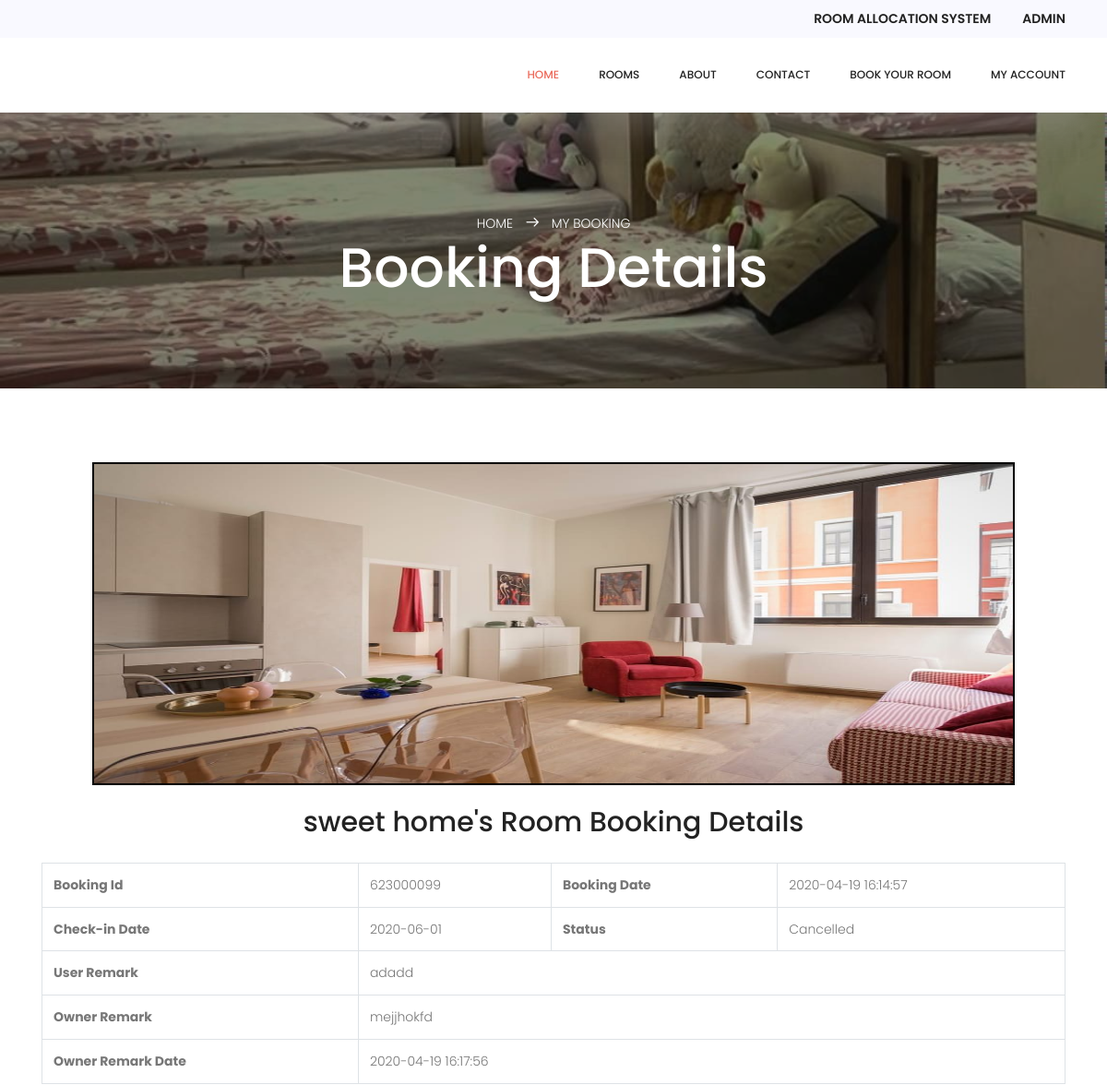
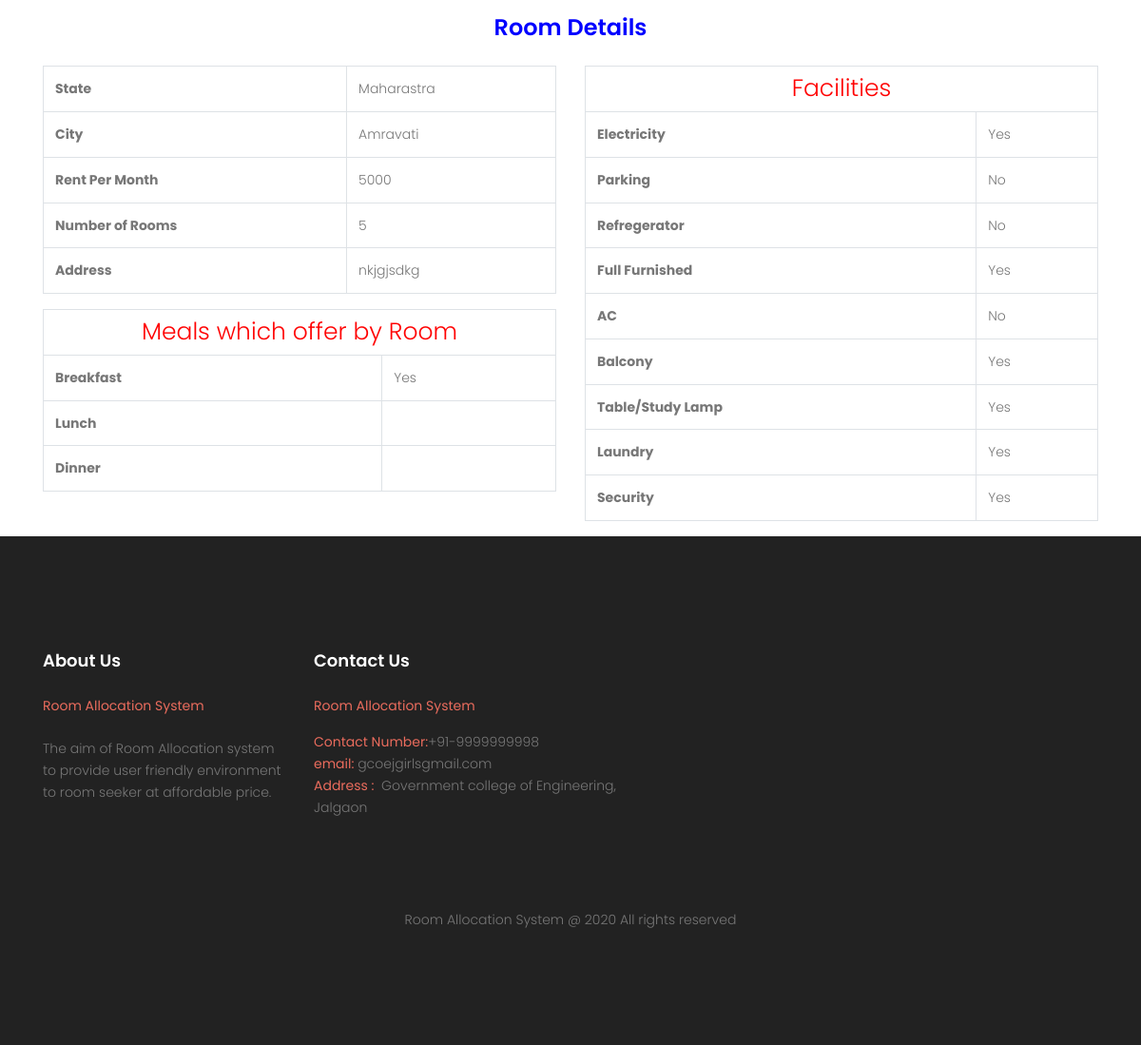
Screenshot of /booking-details.php?bkid=28 (signed in) with the database file from the repository (2 pictures, top to bottom).
### tables this page shows
CREATE TABLE `tblbookpg` (
  `ID` int(10) NOT NULL,
  `Userid` int(10) DEFAULT NULL,
  `Pgid` int(10) DEFAULT NULL,
  `BookingNumber` int(10) NOT NULL,
  `CheckinDate` date DEFAULT NULL,
  `UserMsg` varchar(250) DEFAULT NULL,
  `BookingDate` timestamp NOT NULL DEFAULT CURRENT_TIMESTAMP,
  `Remark` varchar(50) DEFAULT NULL,
  `Status` varchar(50) DEFAULT NULL,
  `RemDate` timestamp NOT NULL DEFAULT '0000-00-00 00:00:00' ON UPDATE CURRENT_TIMESTAMP
);

CREATE TABLE `tblpg` (
  `ID` int(10) NOT NULL,
  `OwnerID` int(20) NOT NULL,
  `StateName` varchar(200) DEFAULT NULL,
  `CityName` varchar(200) DEFAULT NULL,
  `PGTitle` varchar(200) DEFAULT NULL,
  `Type` varchar(120) DEFAULT NULL,
  `RPmonth` varchar(120) DEFAULT NULL,
  `norooms` varchar(45) DEFAULT NULL,
  `Address` varchar(120) DEFAULT NULL,
  `Image` varchar(200) DEFAULT NULL,
  `Electricity` varchar(40) DEFAULT NULL,
  `Parking` varchar(40) DEFAULT NULL,
  `Refregerator` varchar(40) DEFAULT NULL,
  `Furnished` varchar(40) DEFAULT NULL,
  `AC` varchar(40) DEFAULT NULL,
  `Balcony` varchar(40) DEFAULT NULL,
  `StudyTable` varchar(40) DEFAULT NULL,
  `Laundry` varchar(40) DEFAULT NULL,
  `Security` varchar(40) DEFAULT NULL,
  `MealsBreakfast` varchar(45) DEFAULT NULL,
  `MealLunch` varchar(45) NOT NULL,
  `MealDinner` varchar(45) NOT NULL,
  `RegDate` timestamp NOT NULL DEFAULT CURRENT_TIMESTAMP,
  `IsActive` int(1) DEFAULT NULL,
  `LastUpdationDate` timestamp NULL DEFAULT NULL ON UPDATE CURRENT_TIMESTAMP
);

CREATE TABLE `tblpages` (
  `ID` int(11) NOT NULL,
  `PageType` varchar(200) DEFAULT NULL,
  `PageTitle` mediumtext,
  `PageDescription` mediumtext,
  `UpdationDate` timestamp NULL DEFAULT NULL ON UPDATE CURRENT_TIMESTAMP,
  `Fulfillment` mediumtext NOT NULL,
  `FutureServices` mediumtext NOT NULL
);

### booking-details.php (the view, shortened to what this page needs)
<?php
if (strlen($_SESSION['pgasuid']==0)) {
  header('location:logout.php');
  } else{
?>
<!DOCTYPE html>
<html lang="zxx" class="no-js">
<head>
    <link rel="stylesheet" href="css/linearicons.css">=
    <link rel="stylesheet" href="css/font-awesome.min.css">
    <link rel="stylesheet" href="css/nice-select.css">
    <link rel="stylesheet" href="css/ion.rangeSlider.css" />
    <link rel="stylesheet" href="css/ion.rangeSlider.skinFlat.css" />
    <link rel="stylesheet" href="css/bootstrap.css">
    <link rel="stylesheet" href="css/owl.carousel.css">
    <link rel="stylesheet" href="css/main.css">
</head>
<body>
    <?php include_once('includes/header.php');?>
    <section class="banner-area relative" id="home">
        <div class="overlay overlay-bg"></div>
        <div class="container">
            <div class="row d-flex text-center align-items-center justify-content-center">
                <div class="about-content col-lg-12">
                    <p class="text-white link-nav"><a href="index.php">Home </a>
                        <span class="lnr lnr-arrow-right"></span>
                        <a href="particularpg-details.php">
                            My Booking
                        </a>
                        </p>
                    <h1 class="text-white">
                       Booking Details
                    </h1>
                </div>
            </div>
        </div>
    </section>
    <section class="blog_area single-post-area p_120">
        <div class="container">
            <div class="row mt-80">
                 <?php
 $bookid=intval($_GET['bkid']);
$ret=mysqli_query($con,"select * from tblbookpg join tblpg on tblpg.id=tblbookpg.Pgid where tblbookpg.ID='$bookid'");
while ($row=mysqli_fetch_array($ret)) {
?>
                <div class="col-lg-12 posts-list">
                    <div class="single-post row">
                        <div class="col-lg-12">
                            <div class="feature-img" align="center">
<img src="owner/roomimages/<?php echo $row['Image'];?>" alt="" height='350' width="1000" style="border:#000 solid 2px;" ></div>
 <h2 align="center" style="padding-top:2%"><?php echo $row['PGTitle'];?>'s Room Booking Details</h2>
 </div>
  <div class="col-lg-12 col-md-9 blog_details">
<table border="1" class="table table-bordered mg-b-0">
  <tr>
    <th>Booking Id</th>
    <td><?php  echo $row['BookingNumber'];?></td>
     <th>Booking Date</th>
    <td><?php  echo $row['BookingDate'];?></td>
  </tr>
   <tr>
    <th>Check-in Date</th>
    <td><?php  echo $row['CheckinDate'];?></td>
    <th>Status</th>
    <td><?php if($row['Status']=="")
{
echo "Not Confiremed Yet";
} else {
echo $row['Status'];
}?></td>
  </tr>
  <tr>
    <th>User Remark</th>
    <td colspan="3"><?php  echo $row['UserMsg'];?></td>
  </tr>
   <tr>
       <th>Owner Remark</th>
    <td colspan="3"><?php  echo $row['Remark'];?></td>
  </tr>
<tr>
    <th>Owner Remark Date</th>
    <td colspan="3"><?php  echo $row['RemDate'];?></td>
  </tr>
 </table>
 <h2 align="center" style="color:blue">Room Details</h2>
  </div>
<div class="col-lg-6 col-md-9 blog_details">
<table border="1" class="table table-bordered mg-b-0">
  <tr>
    <th>State</th>
    <td><?php  echo $row['StateName'];?></td>
  </tr>
   <tr>
    <th>City</th>
    <td><?php  echo $row['CityName'];?></td>
  </tr>
  <tr>
    <th>Rent Per Month</th>
    <td><?php  echo $row['RPmonth'];?></td>
  </tr>
   <tr>
    <th>Number of Rooms</th>
    <td><?php  echo $row['norooms'];?></td>
  </tr>
<tr>
    <th>Address</th>
    <td><?php  echo $row['Address'];?></td>
  </tr>
 </table>
  <table border="1" class="table table-bordered mg-b-0">
<tr align="center">
<td style="color: red; font-size: 25px" colspan="2">Meals which offer by Room</td>
</tr>
  <tr>
    <th>Breakfast</th>
    <td><?php  echo $row['MealsBreakfast'];?></td>
  </tr>
  <tr>
    <th>Lunch</th>
    <td><?php  echo $row['MealLunch'];?></td>
  </tr>
  <tr>
    <th>Dinner</th>
    <td><?php  echo $row['MealDinner'];?></td>
  </tr>
   </table>
  </div>
   <div class="col-lg-6 col-md-9 blog_details">
    <table border="1" class="table table-bordered mg-b-0">
<tr align="center">
  <td style="color: red; font-size: 25px" colspan="2">Facilities</td>
</tr>
      <tr>
    <th>Electricity</th>
    <td><?php  echo $row['Electricity'];?></td>
  </tr>
  <tr>
    <th>Parking</th>
    <td><?php  echo $row['Parking'];?></td>
  </tr>
  <tr>
    <th>Refregerator</th>
    <td><?php  echo $row['Refregerator'];?></td>
  </tr>
  <tr>
    <th>Full Furnished</th>
    <td><?php  echo $row['Furnished'];?></td>
  </tr>
  <tr>
    <th>AC</th>
    <td><?php  echo $row['AC'];?></td>
  </tr>
  <tr>
    <th>Balcony</th>
    <td><?php  echo $row['Balcony'];?></td>
  </tr>
  <tr>
    <th>Table/Study Lamp</th>
    <td><?php  echo $row['StudyTable'];?></td>
  </tr>
  <tr>
    <th>Laundry</th>
    <td><?php  echo $row['Laundry'];?></td>
  </tr>
  <tr>
    <th>Security</th>
    <td><?php  echo $row['Security'];?></td>
  </tr>
  </table>
      <?php } ?>
                        </div>
                    </div>
        </div>
    </section>
   <?php include_once('includes/footer.php');?>
</body>
</html>
<?php } ?>

### includes/footer.php (shortened to what this page needs)
<?php
include('includes/dbconnection.php');
?>
<footer class="footer-area section-gap">
		<div class="container">
			<div class="row">
				<div class="col-lg-3 col-md-6 col-sm-6">
					<div class="single-footer-widget">
						<?php
$ret=mysqli_query($con,"select * from tblpages where PageType='aboutus'");
while ($row=mysqli_fetch_array($ret)) {
?>
						<h6><?php  echo $row['PageTitle'];?></h6>
						<p>
							<?php  echo $row['PageDescription'];?>
						</p>
					</div>
					<?php } ?>
				</div>
				<div class="col-lg-4 col-md-6 col-sm-6" style="">
					<div class="single-footer-widget">
						<?php
$ret=mysqli_query($con,"select * from tblpages where PageType='contactus'");
while ($row=mysqli_fetch_array($ret)) {
?>
						<h6><?php  echo $row['PageTitle'];?></h6>
						<p><?php  echo $row['PageDescription'];?></p>
						<?php } ?>
					</div>
				</div>
			</div>
			<div class="footer-bottom d-flex justify-content-center align-items-center flex-wrap">
				<p class="footer-text m-0">
Room Allocation System @ 2020 All rights reserved </p>
			</div>
		</div>
	</footer>

### css/main.css (style rules this page uses)
body { color: #777777; font-family: "Poppins", sans-serif; font-size: 14px; font-weight: 300; line-height: 1.625em; position: relative; }
a { -webkit-transition: all 0.3s ease 0s; -moz-transition: all 0.3s ease 0s; -o-transition: all 0.3s ease 0s; transition: all 0.3s ease 0s; }
a, a:focus, a:hover { text-decoration: none; outline: 0; }
h1, h2, h3, h4, h5, h6 { font-family: "Poppins", sans-serif; color: #222222; line-height: 1.2em !important; margin-bottom: 0; margin-top: 0; font-weight: 500; }
h1, .h1 { font-size: 36px; }
h2, .h2 { font-size: 30px; }
h6, .h6 { font-size: 14px; color: #222222; }
td, th { border-radius: 0px; }
.mt-80 { margin-top: 80px; }
.text-white { color: #fff; }
.text-center { text-align: center; }
.flex-wrap { -webkit-flex-wrap: wrap; -moz-flex-wrap: wrap; -ms-flex-wrap: wrap; flex-wrap: wrap; }
.relative { position: relative; }
.overlay { position: absolute; left: 0; right: 0; top: 0; bottom: 0; }
b, i, sup, sub, u, del { color: #ea6c5d; }
h1 { font-size: 36px; }
h2 { font-size: 30px; }
h6 { font-size: 14px; }
h1, h2, h3, h4, h5, h6 { line-height: 1.5em; }
.section-gap { padding: 120px 0px; }
.banner-area { background: url(../img/banner-bg.jpg) no-repeat center; background-size: cover; min-height: 300px; margin-top: 64px; }
.banner-area .overlay-bg { background: rgba(0, 0, 0, 0.48); }
.about-content { margin-top: 60px; padding: 50px 0px; }
.about-content h1 { font-size: 60px; }
.about-content p { margin: 0; }
.about-content a { color: #fff; font-size: 14px; text-transform: uppercase; }
.about-content .lnr { margin: 0px 10px; font-weight: 600; }
.blog_details { padding-top: 20px; }
.blog_details h2 { font-size: 24px; line-height: 36px; color: #222222; font-weight: 600; transition: all 0.3s linear; }
.single-post-area .blog_details { padding-top: 26px; }
.footer-area { background-color: #222222; }
h6 { color: #fff; margin-bottom: 25px; font-size: 18px; font-weight: 600; }
.footer-text { padding-top: 80px; }

### rows the page displays
tblbookpg: tblpg.Image (picture), tblpg.PGTitle "sweet home", BookingNumber "623000099", BookingDate "2020-04-19 16:14:57", CheckinDate "2020-06-01", Status "Cancelled", UserMsg "adadd", Remark "mejjhokfd", RemDate "2020-04-19 16:17:56", tblpg.StateName "Maharastra", tblpg.CityName "Amravati", tblpg.RPmonth "5000", tblpg.norooms "5", tblpg.Address "nkjgjsdkg", tblpg.MealsBreakfast "Yes", tblpg.Electricity "Yes", tblpg.Parking "No", tblpg.Refregerator "No", tblpg.Furnished "Yes", tblpg.AC "No", tblpg.Balcony "Yes", tblpg.StudyTable "Yes", tblpg.Laundry "Yes", tblpg.Security "Yes"
tblpages: PageTitle "About Us", PageDescription "Room Allocation System The aim of Room Allocation system to provide user friendly environment to room seeker at affordable price."
tblpages: PageTitle "Contact Us", PageDescription "Room Allocation System Contact Number: +91-9999999998 email: gcoejgirlsgmail.com Address : Government college of Engineering, Jalgaon"
